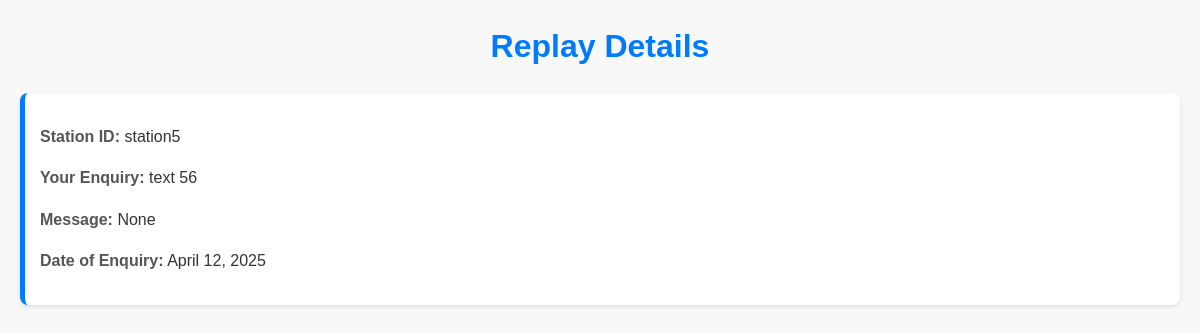
/view_replay/ (signed in), run on an earlier commit of the app's database.
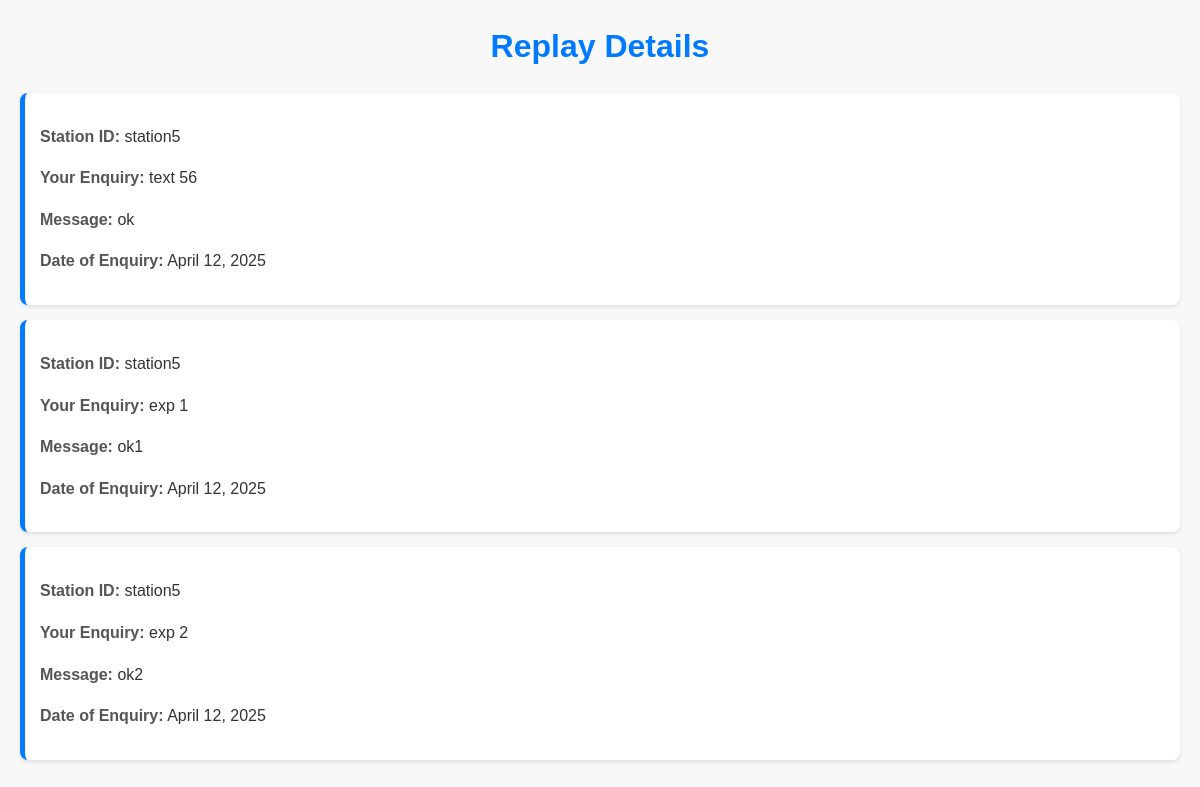
And on a later commit of the database.
### app_mini/models.py (models this page shows)
class Enquiry(models.Model):
    user_id = models.ForeignKey(user_registration, on_delete=models.SET_NULL, null=True)
    station_id = models.ForeignKey(police_station_registration, on_delete=models.SET_NULL, null=True)
    enquiry_data = models.TextField()
    date = models.DateField(auto_now_add=True, null=True)
    reply = models.TextField(null = True)

class police_station_registration(models.Model):
    station_id = models.CharField(max_length=100, primary_key=True)
    login_id = models.ForeignKey(login, on_delete=models.CASCADE, null=True, blank=True)
    address_line_1 = models.CharField(max_length=100)
    address_line_2 = models.CharField(max_length=100)
    district = models.CharField(max_length=50)
    city = models.CharField(max_length=50)
    contact = models.CharField(max_length=50)
    def __str__(self):
        return (self.station_id)

### app_mini/views.py (the view)
# urls.py: path('view_replay/', views.view_replay, name='view_replay'),
def view_replay(request):
    login_id = request.session.get('user_id')
    login_info = get_object_or_404(login, id = login_id)
    reg_info = get_object_or_404(user_registration, login_id = login_info)
    enq = Enquiry.objects.filter(user_id = reg_info)
    return render(request, 'public/view_replay.html', {'enq':enq})

### app_mini/templates/public/view_replay.html (shortened to what this page needs)
<!DOCTYPE html>
<html lang="en">
<head>
</head>
<body>
    <h1>Replay Details</h1>
    {% if enq|length > 0 %}
        {% for rep in enq %}
            <div class="replay-item">
                <p><strong>Station ID:</strong> {{ rep.station_id }}</p>
                <p><strong>Your Enquiry:</strong> {{ rep.enquiry_data }}</p>
                <p><strong>Message:</strong> {{ rep.reply }}</p>
                <p><strong>Date of Enquiry:</strong> {{ rep.date }}</p>
            </div>
        {% endfor %}
    {% else %}
        <p style="text-align: center; color: #dc3545; font-style: italic;">No replay details available.</p>
    {% endif %}
</body>
</html>

What changed in the data, as far as the page shows it:
changed Enquiry "text 56": reply "None" → "ok"
added Enquiry: station_id "station5", enquiry_data "exp 1", reply "ok1", date "April 12, 2025"
added Enquiry: station_id "station5", enquiry_data "exp 2", reply "ok2", date "April 12, 2025"
